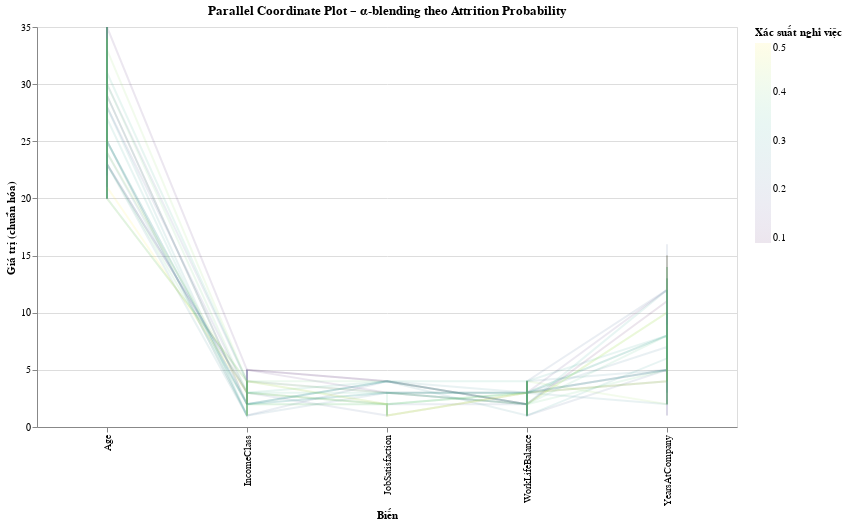

The cell this chart's notebook holds for it:
### Code cell
import pandas as pd 
import altair as alt 
hr = pd.read_csv("hr_vn_sim.csv")

# --- Chọn các biến cần trực quan hóa ---
cols = ["IncomeClass","Age", "WorkLifeBalance", "Attrition_prob", "YearsAtCompany", "JobSatisfaction"] 
hr = hr[cols].dropna()

# --- Chuyển dữ liệu sang dạng "long" để Altair hiểu Parallel Coordinates ---
hr_long = hr.melt(
    id_vars="Attrition_prob",
    var_name="Variable",
    value_name="Value"
)

# --- Parallel Coordinates Plot với α-blending (làm mờ để tránh overplotting) ---
chart = (
    alt.Chart(hr_long)
    .mark_line(opacity=0.1)
    .encode(
        x=alt.X("Variable:N", title="Biến"),
        y=alt.Y("Value:Q", title="Giá trị (chuẩn hóa)"),
        color=alt.Color(
            "Attrition_prob:Q", 
            scale=alt.Scale(scheme="viridis"), 
            legend=alt.Legend(title="Xác suất nghỉ việc")
        ),
        detail="Attrition_prob"  # mỗi dòng = 1 cá nhân
    )
    .properties(
        width=700,
        height=400,
        title="Parallel Coordinate Plot – α-blending theo Attrition Probability"
    )
)

chart.interactive()

### Figure 1 — Vega-Lite specification as saved in the notebook (floating-point values rounded to 4 significant figures; data arrays with more than 128 entries replaced by an {"elided": "..."} marker saying what was removed)
{"config": {"view": {"continuousWidth": 300, "continuousHeight": 300}}, "data": {"name": "data-8faae481cdf95b6b954f02adb7185419"}, "mark": {"type": "line", "opacity": 0.1}, "encoding": {"color": {"field": "Attrition_prob", "legend": {"title": "Xác suất nghỉ việc"}, "scale": {"scheme": "viridis"}, "type": "quantitative"}, "detail": {"field": "Attrition_prob", "type": "quantitative"}, "x": {"field": "Variable", "title": "Biến", "type": "nominal"}, "y": {"field": "Value", "title": "Giá trị (chuẩn hóa)", "type": "quantitative"}}, "height": 400, "params": [{"name": "param_4", "select": {"type": "interval", "encodings": ["x", "y"]}, "bind": "scales"}], "title": "Parallel Coordinate Plot – α-blending theo Attrition Probability", "width": 700, "$schema": "https://vega.github.io/schema/vega-lite/v5.20.1.json", "datasets": {"data-8faae481cdf95b6b954f02adb7185419": {"elided": "5000 records"}}}
